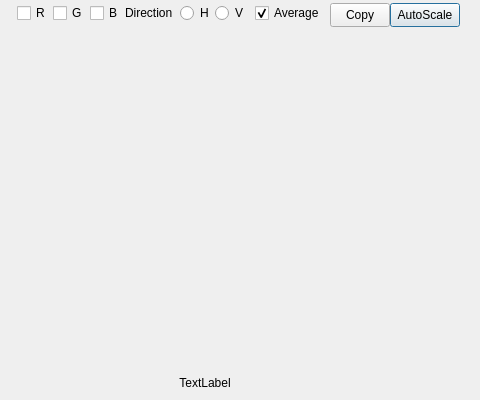
<?xml version="1.0" encoding="UTF-8"?>
<ui version="4.0">
 <class>GraphDialog</class>
 <widget class="QDialog" name="GraphDialog">
  <property name="geometry">
   <rect>
    <x>0</x>
    <y>0</y>
    <width>480</width>
    <height>400</height>
   </rect>
  </property>
  <property name="font">
   <font>
    <pointsize>9</pointsize>
   </font>
  </property>
  <property name="windowTitle">
   <string>Dialog</string>
  </property>
  <widget class="QRadioButton" name="radioH">
   <property name="geometry">
    <rect>
     <x>180</x>
     <y>3</y>
     <width>32</width>
     <height>20</height>
    </rect>
   </property>
   <property name="text">
    <string>H</string>
   </property>
  </widget>
  <widget class="QCheckBox" name="checkBoxB">
   <property name="geometry">
    <rect>
     <x>90</x>
     <y>3</y>
     <width>30</width>
     <height>20</height>
    </rect>
   </property>
   <property name="text">
    <string>B</string>
   </property>
  </widget>
  <widget class="QCheckBox" name="checkBoxR">
   <property name="geometry">
    <rect>
     <x>17</x>
     <y>3</y>
     <width>30</width>
     <height>20</height>
    </rect>
   </property>
   <property name="text">
    <string>R</string>
   </property>
  </widget>
  <widget class="QCheckBox" name="checkBoxAve">
   <property name="geometry">
    <rect>
     <x>255</x>
     <y>3</y>
     <width>66</width>
     <height>20</height>
    </rect>
   </property>
   <property name="text">
    <string>Average</string>
   </property>
   <property name="checked">
    <bool>true</bool>
   </property>
  </widget>
  <widget class="QRadioButton" name="radioV">
   <property name="geometry">
    <rect>
     <x>215</x>
     <y>3</y>
     <width>30</width>
     <height>20</height>
    </rect>
   </property>
   <property name="text">
    <string>V</string>
   </property>
  </widget>
  <widget class="QCheckBox" name="checkBoxG">
   <property name="geometry">
    <rect>
     <x>53</x>
     <y>3</y>
     <width>31</width>
     <height>20</height>
    </rect>
   </property>
   <property name="text">
    <string>G</string>
   </property>
  </widget>
  <widget class="QLabel" name="labelXAxis">
   <property name="geometry">
    <rect>
     <x>165</x>
     <y>375</y>
     <width>80</width>
     <height>16</height>
    </rect>
   </property>
   <property name="layoutDirection">
    <enum>Qt::LayoutDirection::LeftToRight</enum>
   </property>
   <property name="text">
    <string>TextLabel</string>
   </property>
   <property name="alignment">
    <set>Qt::AlignmentFlag::AlignCenter</set>
   </property>
  </widget>
  <widget class="QLabel" name="labelDirection">
   <property name="geometry">
    <rect>
     <x>125</x>
     <y>5</y>
     <width>50</width>
     <height>16</height>
    </rect>
   </property>
   <property name="text">
    <string>Direction</string>
   </property>
  </widget>
  <widget class="QPushButton" name="pushButtonAuto">
   <property name="geometry">
    <rect>
     <x>390</x>
     <y>3</y>
     <width>70</width>
     <height>24</height>
    </rect>
   </property>
   <property name="focusPolicy">
    <enum>Qt::FocusPolicy::ClickFocus</enum>
   </property>
   <property name="text">
    <string>AutoScale</string>
   </property>
  </widget>
  <widget class="QPushButton" name="pushButtonCopy">
   <property name="geometry">
    <rect>
     <x>330</x>
     <y>3</y>
     <width>60</width>
     <height>24</height>
    </rect>
   </property>
   <property name="focusPolicy">
    <enum>Qt::FocusPolicy::ClickFocus</enum>
   </property>
   <property name="text">
    <string>Copy</string>
   </property>
   <property name="flat">
    <bool>false</bool>
   </property>
  </widget>
 </widget>
 <tabstops>
  <tabstop>checkBoxR</tabstop>
  <tabstop>checkBoxG</tabstop>
  <tabstop>checkBoxB</tabstop>
  <tabstop>radioH</tabstop>
  <tabstop>radioV</tabstop>
  <tabstop>checkBoxAve</tabstop>
 </tabstops>
 <resources/>
 <connections/>
 <designerdata>
  <property name="gridDeltaX">
   <number>5</number>
  </property>
  <property name="gridDeltaY">
   <number>5</number>
  </property>
  <property name="gridSnapX">
   <bool>true</bool>
  </property>
  <property name="gridSnapY">
   <bool>true</bool>
  </property>
  <property name="gridVisible">
   <bool>false</bool>
  </property>
 </designerdata>
</ui>
